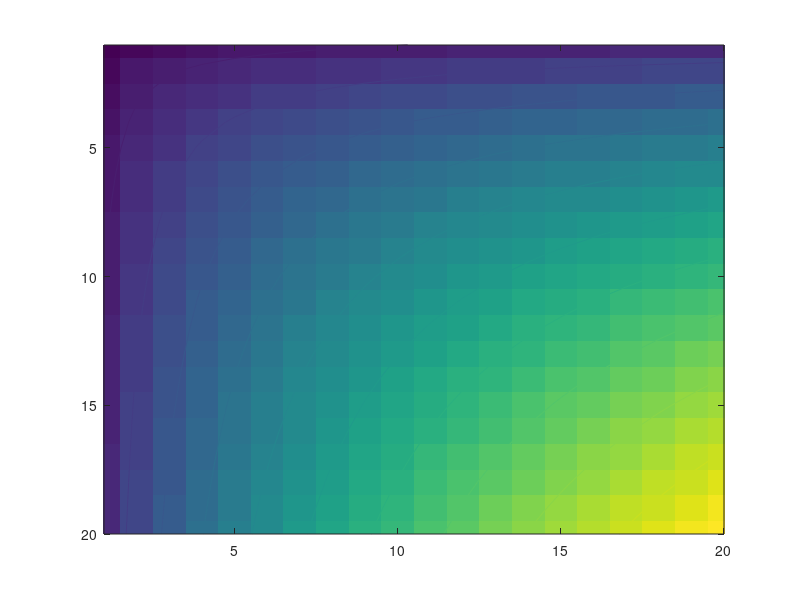

Here is the MATLAB script that generated this plot: (Note: this script raises an error after producing the figure.)
% Makes a heatmap of the minimum number of required data points as a
% function of #parameters and order

make = zeros(20,20);
min_conf = zeros(20,20);

for a_size = 1:20
    for order = 1:20
        min_conf(a_size,order) = sum(arrayfun(@(x)nchoosek(a_size+x-1,x),1:order));
        make(a_size,order) = 2^(a_size+order-1);
    end
end

c= 1:11;
c= 10.^c;

imagesc(log(min_conf));
hold on;
[i,j]=contour(log(min_conf),10);
j.LineColor = 'k';

hcb = colorbar('FontSize',11,'YTick',log(c),'YTickLabel',c);

xlabel('order','FontSize',13)
ylabel('p','FontSize',13)

colorTitleHandle = get(hcb,'Title');
set(colorTitleHandle ,'String', 'K^{-1}','FontSize',12);
    